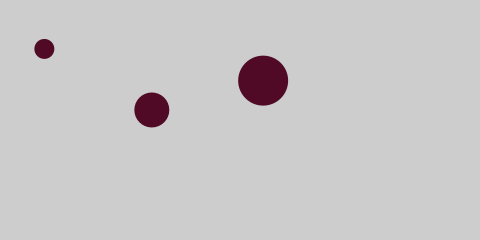
Frame 1 (no input)
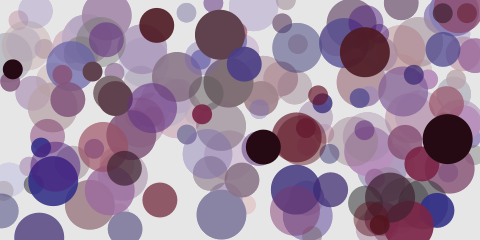
Frame 60 (the mouse pressed at the canvas centre just before this capture)
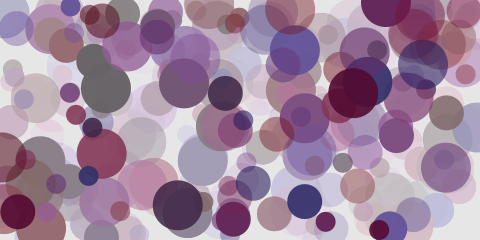
Frame 120 (the mouse held since frame 60 and released just before this capture)

The Processing sketch that drew these frames (run headless with seeded random() and noise(); from frame 60 on, the mouse is pressed at the canvas centre):

// Processing sketch: processing_55550
// ── processing_55550.pde

//Monissa Chakrabartty YSDN 2012
float speed = 2.5;
int diameter = 35;
float x;
float y;

void setup() {
  size (480, 240);
  noStroke();
  smooth();
  x = width;
  y = height;
}

void draw() {
  //Background
  fill(255,5);
  rect(0, 0, 480, 240);
  frameRate(8);
  //Circles
  fill(random(10,120),random(10,10),random(10,120),random(100,300));
  x += random(-speed, speed);
  y += random(-speed, speed);
  x = constrain(x, 0, width);
  y = constrain(y, 0, height);
  ellipse(random(x), random(y), diameter, diameter);
  ellipse(random(x), random(y), diameter + 15, diameter + 15);
  ellipse(random(x), random(y), diameter - 15, diameter - 15);
}
